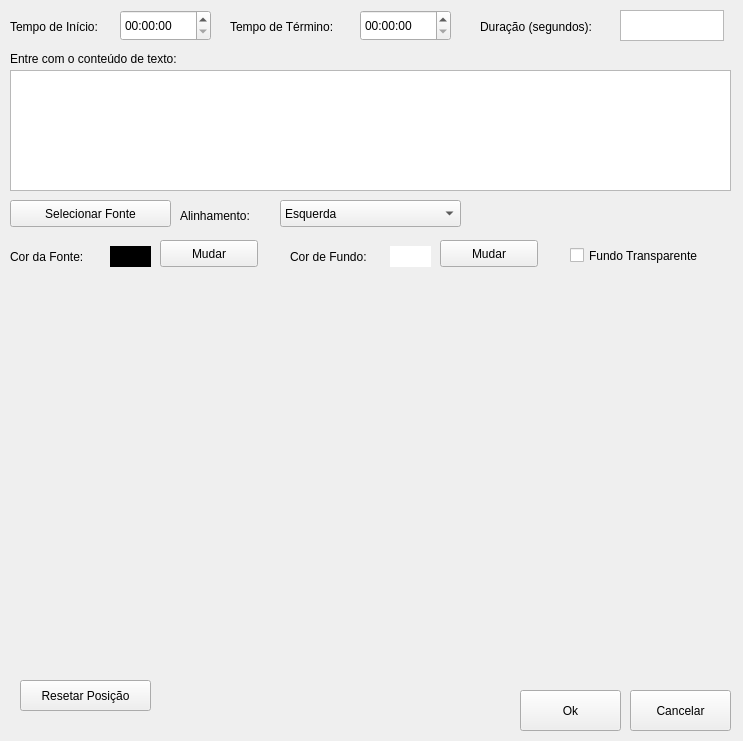
<?xml version="1.0" encoding="UTF-8"?>
<ui version="4.0">
 <class>TextContent</class>
 <widget class="QWidget" name="TextContent">
  <property name="geometry">
   <rect>
    <x>0</x>
    <y>0</y>
    <width>743</width>
    <height>741</height>
   </rect>
  </property>
  <property name="windowTitle">
   <string>Conteúdo em Texto</string>
  </property>
  <widget class="QTextEdit" name="textEdit">
   <property name="geometry">
    <rect>
     <x>10</x>
     <y>70</y>
     <width>721</width>
     <height>121</height>
    </rect>
   </property>
  </widget>
  <widget class="QLabel" name="label">
   <property name="geometry">
    <rect>
     <x>10</x>
     <y>50</y>
     <width>311</width>
     <height>17</height>
    </rect>
   </property>
   <property name="text">
    <string>Entre com o conteúdo de texto:</string>
   </property>
  </widget>
  <widget class="QLabel" name="label_2">
   <property name="geometry">
    <rect>
     <x>290</x>
     <y>246</y>
     <width>111</width>
     <height>21</height>
    </rect>
   </property>
   <property name="text">
    <string>Cor de Fundo:</string>
   </property>
  </widget>
  <widget class="QLabel" name="label_3">
   <property name="geometry">
    <rect>
     <x>10</x>
     <y>246</y>
     <width>101</width>
     <height>21</height>
    </rect>
   </property>
   <property name="text">
    <string>Cor da Fonte:</string>
   </property>
  </widget>
  <widget class="QPushButton" name="btn_Font">
   <property name="geometry">
    <rect>
     <x>10</x>
     <y>200</y>
     <width>161</width>
     <height>27</height>
    </rect>
   </property>
   <property name="text">
    <string>Selecionar Fonte</string>
   </property>
  </widget>
  <widget class="QPushButton" name="btn_font_color">
   <property name="geometry">
    <rect>
     <x>160</x>
     <y>240</y>
     <width>98</width>
     <height>27</height>
    </rect>
   </property>
   <property name="text">
    <string>Mudar</string>
   </property>
  </widget>
  <widget class="QLabel" name="lbl_font_color">
   <property name="geometry">
    <rect>
     <x>110</x>
     <y>246</y>
     <width>41</width>
     <height>21</height>
    </rect>
   </property>
   <property name="styleSheet">
    <string notr="true">background-color: rgb(0, 0, 0);</string>
   </property>
   <property name="text">
    <string/>
   </property>
  </widget>
  <widget class="QLabel" name="lbl_bg_color">
   <property name="geometry">
    <rect>
     <x>390</x>
     <y>246</y>
     <width>41</width>
     <height>21</height>
    </rect>
   </property>
   <property name="styleSheet">
    <string notr="true">background-color: rgb(255, 255, 255);</string>
   </property>
   <property name="text">
    <string/>
   </property>
  </widget>
  <widget class="QPushButton" name="btn_bg_color">
   <property name="geometry">
    <rect>
     <x>440</x>
     <y>240</y>
     <width>98</width>
     <height>27</height>
    </rect>
   </property>
   <property name="text">
    <string>Mudar</string>
   </property>
  </widget>
  <widget class="QCheckBox" name="ckb_transparency">
   <property name="geometry">
    <rect>
     <x>570</x>
     <y>240</y>
     <width>161</width>
     <height>31</height>
    </rect>
   </property>
   <property name="text">
    <string>Fundo Transparente</string>
   </property>
  </widget>
  <widget class="QTimeEdit" name="time_end">
   <property name="geometry">
    <rect>
     <x>360</x>
     <y>10</y>
     <width>91</width>
     <height>31</height>
    </rect>
   </property>
  </widget>
  <widget class="QPlainTextEdit" name="txt_duration">
   <property name="enabled">
    <bool>true</bool>
   </property>
   <property name="geometry">
    <rect>
     <x>620</x>
     <y>10</y>
     <width>104</width>
     <height>31</height>
    </rect>
   </property>
  </widget>
  <widget class="QLabel" name="lbl_end_time">
   <property name="geometry">
    <rect>
     <x>230</x>
     <y>16</y>
     <width>131</width>
     <height>21</height>
    </rect>
   </property>
   <property name="text">
    <string>Tempo de Término:</string>
   </property>
  </widget>
  <widget class="QLabel" name="lbl_begin_time">
   <property name="geometry">
    <rect>
     <x>10</x>
     <y>16</y>
     <width>111</width>
     <height>21</height>
    </rect>
   </property>
   <property name="text">
    <string>Tempo de Início:</string>
   </property>
  </widget>
  <widget class="QLabel" name="lbl_duration">
   <property name="geometry">
    <rect>
     <x>480</x>
     <y>16</y>
     <width>141</width>
     <height>21</height>
    </rect>
   </property>
   <property name="text">
    <string>Duração (segundos):</string>
   </property>
  </widget>
  <widget class="QTimeEdit" name="time_begin">
   <property name="geometry">
    <rect>
     <x>120</x>
     <y>10</y>
     <width>91</width>
     <height>31</height>
    </rect>
   </property>
  </widget>
  <widget class="QWidget" name="layout_selection_holder" native="true">
   <property name="geometry">
    <rect>
     <x>20</x>
     <y>280</y>
     <width>700</width>
     <height>394</height>
    </rect>
   </property>
  </widget>
  <widget class="QPushButton" name="btn_ok">
   <property name="geometry">
    <rect>
     <x>520</x>
     <y>690</y>
     <width>101</width>
     <height>41</height>
    </rect>
   </property>
   <property name="text">
    <string>Ok</string>
   </property>
   <property name="icon">
    <iconset resource="icons.qrc">
     <normaloff>:/i/check.png</normaloff>:/i/check.png</iconset>
   </property>
   <property name="iconSize">
    <size>
     <width>25</width>
     <height>25</height>
    </size>
   </property>
  </widget>
  <widget class="QPushButton" name="btn_cancel">
   <property name="geometry">
    <rect>
     <x>630</x>
     <y>690</y>
     <width>101</width>
     <height>41</height>
    </rect>
   </property>
   <property name="text">
    <string>Cancelar</string>
   </property>
   <property name="icon">
    <iconset resource="icons.qrc">
     <normaloff>:/i/no.png</normaloff>:/i/no.png</iconset>
   </property>
   <property name="iconSize">
    <size>
     <width>25</width>
     <height>25</height>
    </size>
   </property>
  </widget>
  <widget class="QPushButton" name="btn_reset_layout">
   <property name="geometry">
    <rect>
     <x>20</x>
     <y>680</y>
     <width>131</width>
     <height>31</height>
    </rect>
   </property>
   <property name="text">
    <string>Resetar Posição</string>
   </property>
  </widget>
  <widget class="QLabel" name="label_4">
   <property name="geometry">
    <rect>
     <x>180</x>
     <y>200</y>
     <width>101</width>
     <height>31</height>
    </rect>
   </property>
   <property name="text">
    <string>Alinhamento:</string>
   </property>
  </widget>
  <widget class="QComboBox" name="cmb_alligment">
   <property name="geometry">
    <rect>
     <x>280</x>
     <y>200</y>
     <width>181</width>
     <height>27</height>
    </rect>
   </property>
   <item>
    <property name="text">
     <string>Esquerda</string>
    </property>
   </item>
   <item>
    <property name="text">
     <string>Centro</string>
    </property>
   </item>
   <item>
    <property name="text">
     <string>Direita</string>
    </property>
   </item>
  </widget>
 </widget>
 <resources>
  <include location="icons.qrc"/>
 </resources>
 <connections/>
</ui>
